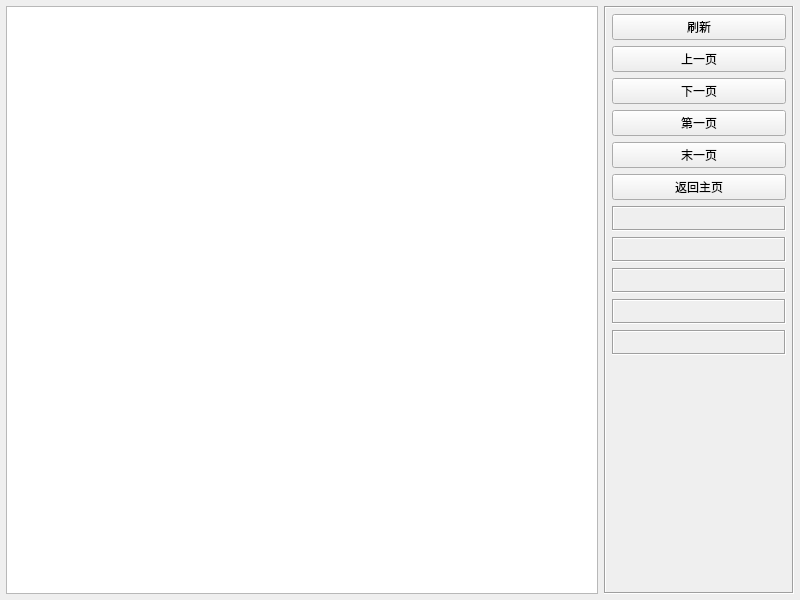
<?xml version="1.0" encoding="UTF-8"?>
<ui version="4.0">
 <class>FilesWidget</class>
 <widget class="QWidget" name="FilesWidget">
  <property name="geometry">
   <rect>
    <x>0</x>
    <y>0</y>
    <width>800</width>
    <height>600</height>
   </rect>
  </property>
  <property name="windowTitle">
   <string>Form</string>
  </property>
  <layout class="QHBoxLayout" name="horizontalLayout">
   <property name="leftMargin">
    <number>6</number>
   </property>
   <property name="topMargin">
    <number>6</number>
   </property>
   <property name="rightMargin">
    <number>6</number>
   </property>
   <property name="bottomMargin">
    <number>6</number>
   </property>
   <item>
    <widget class="QSplitter" name="splitter">
     <property name="orientation">
      <enum>Qt::Vertical</enum>
     </property>
     <property name="opaqueResize">
      <bool>false</bool>
     </property>
     <widget class="QTableView" name="tableMain">
      <property name="styleSheet">
       <string notr="true"/>
      </property>
     </widget>
    </widget>
   </item>
   <item>
    <widget class="QFrame" name="frameBottom">
     <property name="minimumSize">
      <size>
       <width>190</width>
       <height>0</height>
      </size>
     </property>
     <property name="maximumSize">
      <size>
       <width>190</width>
       <height>16777215</height>
      </size>
     </property>
     <property name="frameShape">
      <enum>QFrame::Box</enum>
     </property>
     <property name="frameShadow">
      <enum>QFrame::Sunken</enum>
     </property>
     <layout class="QVBoxLayout" name="verticalLayout">
      <property name="leftMargin">
       <number>6</number>
      </property>
      <property name="topMargin">
       <number>6</number>
      </property>
      <property name="rightMargin">
       <number>6</number>
      </property>
      <property name="bottomMargin">
       <number>6</number>
      </property>
      <item>
       <widget class="QPushButton" name="btnSelect">
        <property name="minimumSize">
         <size>
          <width>80</width>
          <height>0</height>
         </size>
        </property>
        <property name="text">
         <string>刷新</string>
        </property>
       </widget>
      </item>
      <item>
       <widget class="QPushButton" name="btnPre">
        <property name="minimumSize">
         <size>
          <width>50</width>
          <height>0</height>
         </size>
        </property>
        <property name="text">
         <string>上一页</string>
        </property>
        <property name="iconSize">
         <size>
          <width>18</width>
          <height>18</height>
         </size>
        </property>
       </widget>
      </item>
      <item>
       <widget class="QPushButton" name="btnNext">
        <property name="minimumSize">
         <size>
          <width>50</width>
          <height>0</height>
         </size>
        </property>
        <property name="text">
         <string>下一页</string>
        </property>
        <property name="iconSize">
         <size>
          <width>18</width>
          <height>18</height>
         </size>
        </property>
       </widget>
      </item>
      <item>
       <widget class="QPushButton" name="btnFirst">
        <property name="minimumSize">
         <size>
          <width>50</width>
          <height>0</height>
         </size>
        </property>
        <property name="text">
         <string>第一页</string>
        </property>
        <property name="iconSize">
         <size>
          <width>18</width>
          <height>18</height>
         </size>
        </property>
       </widget>
      </item>
      <item>
       <widget class="QPushButton" name="btnLast">
        <property name="minimumSize">
         <size>
          <width>50</width>
          <height>0</height>
         </size>
        </property>
        <property name="text">
         <string>末一页</string>
        </property>
        <property name="iconSize">
         <size>
          <width>18</width>
          <height>18</height>
         </size>
        </property>
       </widget>
      </item>
      <item>
       <widget class="QPushButton" name="btnReturn">
        <property name="minimumSize">
         <size>
          <width>50</width>
          <height>0</height>
         </size>
        </property>
        <property name="text">
         <string>返回主页</string>
        </property>
        <property name="iconSize">
         <size>
          <width>18</width>
          <height>18</height>
         </size>
        </property>
       </widget>
      </item>
      <item>
       <widget class="QLabel" name="labPageCount">
        <property name="minimumSize">
         <size>
          <width>0</width>
          <height>25</height>
         </size>
        </property>
        <property name="frameShape">
         <enum>QFrame::Box</enum>
        </property>
        <property name="frameShadow">
         <enum>QFrame::Sunken</enum>
        </property>
        <property name="text">
         <string/>
        </property>
        <property name="alignment">
         <set>Qt::AlignCenter</set>
        </property>
       </widget>
      </item>
      <item>
       <widget class="QLabel" name="labResultCount">
        <property name="minimumSize">
         <size>
          <width>0</width>
          <height>25</height>
         </size>
        </property>
        <property name="frameShape">
         <enum>QFrame::Box</enum>
        </property>
        <property name="frameShadow">
         <enum>QFrame::Sunken</enum>
        </property>
        <property name="text">
         <string/>
        </property>
        <property name="alignment">
         <set>Qt::AlignCenter</set>
        </property>
       </widget>
      </item>
      <item>
       <widget class="QLabel" name="labPageCurrent">
        <property name="minimumSize">
         <size>
          <width>0</width>
          <height>25</height>
         </size>
        </property>
        <property name="frameShape">
         <enum>QFrame::Box</enum>
        </property>
        <property name="frameShadow">
         <enum>QFrame::Sunken</enum>
        </property>
        <property name="text">
         <string/>
        </property>
        <property name="alignment">
         <set>Qt::AlignCenter</set>
        </property>
       </widget>
      </item>
      <item>
       <widget class="QLabel" name="labResultCurrent">
        <property name="minimumSize">
         <size>
          <width>0</width>
          <height>25</height>
         </size>
        </property>
        <property name="frameShape">
         <enum>QFrame::Box</enum>
        </property>
        <property name="frameShadow">
         <enum>QFrame::Sunken</enum>
        </property>
        <property name="text">
         <string/>
        </property>
        <property name="alignment">
         <set>Qt::AlignCenter</set>
        </property>
       </widget>
      </item>
      <item>
       <widget class="QLabel" name="labResult">
        <property name="minimumSize">
         <size>
          <width>0</width>
          <height>25</height>
         </size>
        </property>
        <property name="frameShape">
         <enum>QFrame::Box</enum>
        </property>
        <property name="frameShadow">
         <enum>QFrame::Sunken</enum>
        </property>
        <property name="text">
         <string/>
        </property>
        <property name="alignment">
         <set>Qt::AlignCenter</set>
        </property>
       </widget>
      </item>
      <item>
       <spacer name="verticalSpacer">
        <property name="orientation">
         <enum>Qt::Vertical</enum>
        </property>
        <property name="sizeHint" stdset="0">
         <size>
          <width>20</width>
          <height>40</height>
         </size>
        </property>
       </spacer>
      </item>
     </layout>
    </widget>
   </item>
  </layout>
 </widget>
 <resources/>
 <connections/>
</ui>
